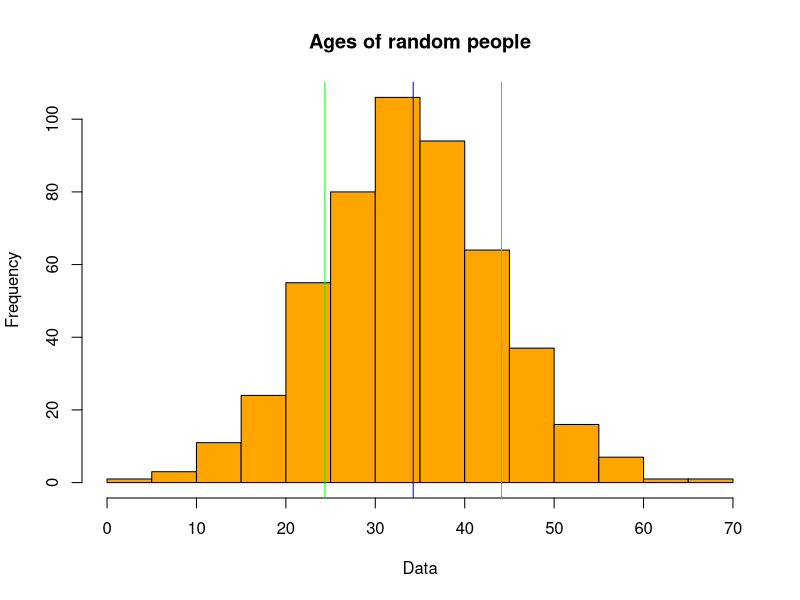

Generate this figure with R: (Note: this script raises an error after producing the figure.)

# Generation of random vector associated to a normal distribution
## Initializes a pseudo-random number generator describing the age of a random
## population of 500 people with mean of 35 and a standars deviation of 10.
## To obtain the same "random" numbers each time, fix the seed tp 4240.
set.seed(4240)
random_vector <- rnorm(500, mean=35, sd=10); random_vector
random_vector <- as.integer(random_vector); random_vector
length(random_vector)
random_vector <- random_vector[random_vector>0]; random_vector
length(random_vector)
mode(random_vector)
is.vector(random_vector)

## Histogram
## A histogram represents the frequencies of values of a variable bucketed 
## into ranges. Histograms are similar to bar chats but values are grouped
## into continuous ranges. Each bar in histogram represents the height of
## the number of values present in that range.
hist(random_vector, main = "Ages of random people", xlab = "Data", col = "orange")

## Use some functions presented before
max(random_vector)
min(random_vector)
range(random_vector)
mean <- mean(random_vector);mean
median(random_vector)
strd_dev <- sd(random_vector); strd_dev
## Add some of these functions to the histogram
abline(v = mean, col = "blue")
abline(v = mean + (strd_dev * c(1, -1)), col = "green")
sort(random_vector)


## Task for you 3: compute the standard deviation operating directly with the 
## random vector created. find the formula and discuss the utility of this 
## magnitude.
strd_dev_hand <- sqrt( sum((random_vector-mean)^2) / (length(random_vector)-1))
strd_dev == strd_dev_hand



## Task for you 4: do a little research on the benefits of seeds.


# Diapo 28 and 29, second part.


# Factors
## Be a sample of 10 people whose pets we know:
pet <- c("cat","dog","dog","cat","cat","snake", "parrot","cat", "parrot", "cat",
         "parrot", "cat", "dog", "cat", "cat"); pet
Fpet <- factor(pet); Fpet
mode(pet)
mode(Fpet)
object.size(pet)
object.size(Fpet)
## See the levels for the factors:
levels(Fpet)
## and the number of levels:
nlevels(Fpet)

## Factors for counting occurrences through a table
Fpet
table(Fpet)

## And if we know to which age group (child, adult, elderly) the person who has the pet belongs 
people <- factor(c('adult', 'child', 'adult', 'elderly', 'adult', 'child', 'adult', 
                   'adult', 'child', 'elderly', 'adult', 'adult', 'child', 'adult', 'adult'))
people
table(people)
## crossing between the factors (giving a contingency table)
table_correspondence <- table(people,pet);table_correspondence
## to recover the marginal frequencies
margin.table(table_correspondence,1)
margin.table(table_correspondence,2)
## Relative frequencies:
## you need to specify the dimension in which the relative frequencies are taken)
prop.table(table_correspondence,1)
prop.table(table_correspondence,2)


# Diapo 30, 31


# Matrices: create a matrix with 4 rows and 7 columns with numbers from 1 to 28,
# ordered by column
matrix(1:28, nrow = 4, ncol = 7, byrow=FALSE)
# Or simply:
matrix(1:28, 4)

## The same matrix can be generated in different ways (ordered by rows)
month_matrix <- matrix(1:28,ncol=7, byrow=T); month_matrix
## The length is the total number of elements:
length(month_matrix)
nrow(month_matrix)
ncol(month_matrix)
dim(month_matrix)
is.matrix(month_matrix)
# Access the element in the 2nd row and 3rd column
month_matrix[2,3]
# Access the 3rd row
month_matrix[3,]

## Naming dimensions (you can name them when you construct the matrix)
## Rows:
rownames(month_matrix) <- c('week_1','week_2','week_3', 'week_4')
month_matrix
## Check the name of the rows
rownames(month_matrix)
## Columns (I do not want to type day by day... I'm lazy):
## In what language is my System? Get Locale-Specific Information for time
## when parsing or writing dates
Sys.getlocale("LC_TIME")
## I will change the locale of R in R itself to English.
Sys.setlocale("LC_TIME", "en_US")
## And it is changed; now we have the appropriate words for the days of the 
## weeks and the months.
Sys.getlocale("LC_TIME")
## Change back to Spanish:  
Sys.setlocale("LC_TIME", "Spanish_Spain.utf8")
## ISOdate(year, month, day) function to create data-times. 
## Converts numeric representation to date-times.
ISOdate(1, 1, 1)
weekdays(ISOdate(1, 1, 1))
## Change back to English and store all days of the week
days <- weekdays(ISOdate(1, 1, 1:7)); days
colnames(month_matrix) <- days
## Check the name of the columns:
colnames(month_matrix)
month_matrix
attributes(month_matrix)
str(month_matrix)
## Access by label
month_matrix[,'Friday']
# Try this:
month_matrix$week_1

month_matrix_t <- t(month_matrix)
attributes(month_matrix_t)
## diag() extract diagonal from a matrix or create a diagonal matrix:
diag(month_matrix)
## It usually makes more sense for diagonal matrices.
diag(1, nrow =3)
## and with you, the identity matrix of rank 3.

## Methods to create matrices:
v1 <- 1:3; v2 <- 4:6
## Join (bind) vectors or matrices by columns:
m1 <- cbind(v1,v2);m1
## Join (bind) vectors or matrices by rows:
m2 <- rbind(2:4,5:7);m2
## Add new rows and columns:
m1
m1 <- cbind(m1,7:9) ; m1
m1 <- cbind(m1,v3 = 7:9) ; m1
## Eliminate the 3rd column:
m1 <- m1[,-3];m1
## Eliminate 2 rows:
m1 <- m1[-c(1,3),];m1
is.vector(m1)
is.vector(m2)
is.matrix(m1)
is.matrix(m2)
## Add 2 rows
m1 <- rbind(m1,seq(3,6,3),seq(4,7,3));m1
t(m1)
t(m1) == m2

## Arithmetic operations on matrices:
m1 <- matrix(nrow=2, 1:4, byrow = T);m1
m1+1
m1+m1
2*m1


m1+1:5
m1+1:4
m1
## and if I would like the matrix  2  4  adding m1 and a vector?
##                                 4  6
m1+1:2
v1 <- t(1:2);v1
is.vector(v1)
is.matrix(v1)
m1+v1
## Is the same to do this:
v2 <- matrix(1:2)
m1+v2
m1
## The recursive way of operating matrices with vectors whose length is a 
## multiple of the dimension of the matrix does not work between matrices.
## Solve the excercise adding matrices:
m1+rbind(1:2,c(1,2))






# Data frames:
## Create a data frame with 6 people and their ages
names <- c('Bautista', 'Lucrecia', 'Marco', 'Luciano', 'Marta', 'Eugenia','Xavi', 'Adrea')
ages <- c(21, 34, 57, 42, 68, 13, 36, 31)
df_people <- data.frame(names,ages); df_people
str(df_people)
head(df_people)
tail(df_people)

## Add a column with their city of birth
city_birth <- c('Cordoba', 'Ho Chi Minh City', 'Guadalajara', 'Kyoto', 
                'Ho Chi Minh City', 'Port Barton', 'Singapore', 'Ho Chi Minh City')
df_people <- cbind(df_people, city_birth); df_people 
names(df_people)
df_people$city_birth
df_people <- rbind(df_people, c('Eliot', 45, 'Kyoto')); df_people
dim(df_people)
dim(df_people)[1]
nrow(df_people)
dim(df_people)[2]
ncol(df_people)

str(df_people)
## What is happening?
df_people$ages <- sapply(df_people$ages, as.integer)
str(df_people)

## Rename columns:
names(df_people) <- c('Name', 'Age', 'City_of_birth'); df_people

## Extract values v.s. extract elements
df_people[[2]]
typeof(df_people[[2]])
df_people[2]
typeof(df_people[2])

## Consulting:
df_people[2:4, ]
df_people$City_of_birth

df_people
## Querying
df_people[df_people$City_of_birth=='Ho Chi Minh City', c('Name', 'Age')]
df_people[df_people$Age>35,]

## Add a new example. Alternative to rbind():
df_people[nrow(df_people)+1,] <- data.frame('Patricio', 5, 'Guadalajara'); df_people 
df_people <- rbind(df_people, list('Elvira', 29, 'Kyoto')); df_people

## Age is of integer type: 
summary(df_people)

## Sub-dataframe:
df_people_copy <- head(df_people, -1)
df_people_copy
df_people_copy[3] <- NULL; df_people_copy

## Access variables of a data.frame without calling the df:
Age
attach(df_people)
Age


barplot(table(City_of_birth)) 

summary(df_people)
## The mean splits the data in two
mean_peop <- sum(df_people$Age)/nrow(df_people); mean_peop


hist(Age, main = "Ages of people", xlab = "Data", col = "orange")
abline(v = mean_peop, col = "blue", lty = 3)
abline(v = mean + (strd_dev * c(1, -1)), col = "green")

## The median is the second quartile (Q2); 
## thus 50% of the data lies belowthis point.
median(Age)
Age
typeof(Age)
ages_ordered <- sort(Age); ages_ordered

## The median is the 6th element (different from the mean):
(length(Age)+1)/2
ages_ordered[(length(Age)+1)/2]

## Q1
quantile(Age, 0.25)
## Q3
quantile(Age, 0.75)
## Some
quantile(Age, probs = c(0,0.25,0.5,0.75,1))

ages_ordered

## Delete a column, other manner:
df_people
sub_set_peop <- c(T,F,T)
sub_df_prople <- df_people[sub_set_peop];sub_df_prople

## Order the dataframe
sub_df_prople[order(Name), ]
sub_df_prople

detach(df_people)
Age


# Arrays
## Higher dimensional structures.Generate an array of two 3x3 matrices:
vector1 <- c(5,9,3)
vector2 <- c(10,11,12,13,14,15)
result <- array(c(vector1,vector2),dim = c(3,3,2),)
result

column.names <- c("COL1","COL2","COL3")
row.names <- c("ROW1","ROW2","ROW3")
matrix.names <- c("Matrix1","Matrix2")
array1 <- array(c(vector1,vector2),dim = c(3,3,2),dimnames = 
                  list(row.names,column.names,matrix.names))
array1

## Access: array_name[matrix_row,matrix_column,array_component]
## Print the element in the 1st row and 3rd column of the 1st matrix.
print(result[1,3,1])
## Print the third row of the second matrix of the array.
print(result[3,,2])
## Print the 2nd Matrix.
print(result[,,2])

## Create matrices from these arrays.
matrix1 <- array1[,,1]
matrix2 <- array1[,,2]

# Add the matrices.
matrix1+matrix2

# Use apply to calculate the sum of the rows across all the matrices.
apply(array1, c(1), sum)
sum(array1[1,,1])+sum(array1[1,,2])
sum(array1[2,,1])+sum(array1[2,,2])
sum(array1[3,,1])+sum(array1[3,,2])


